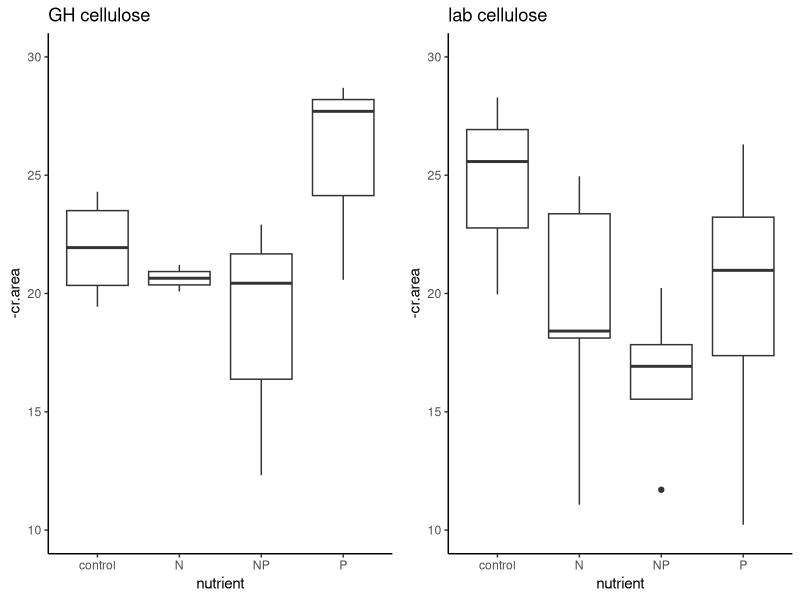
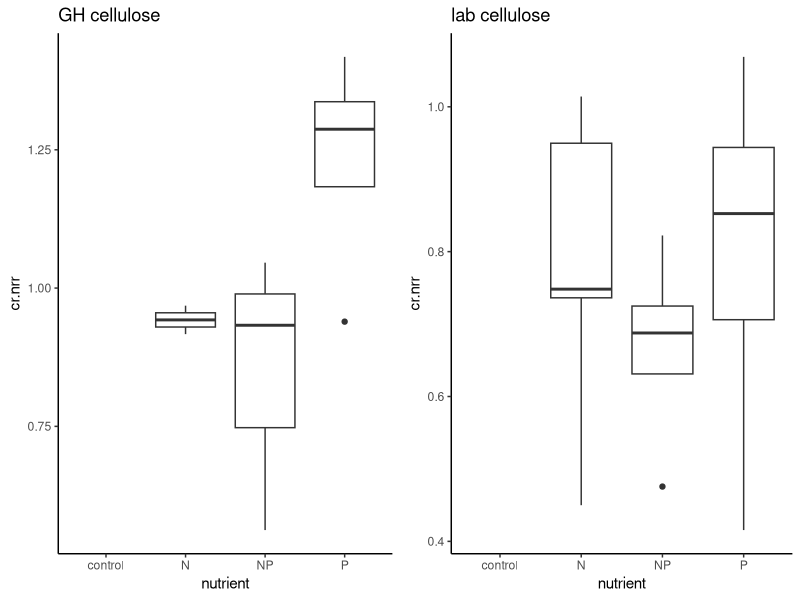
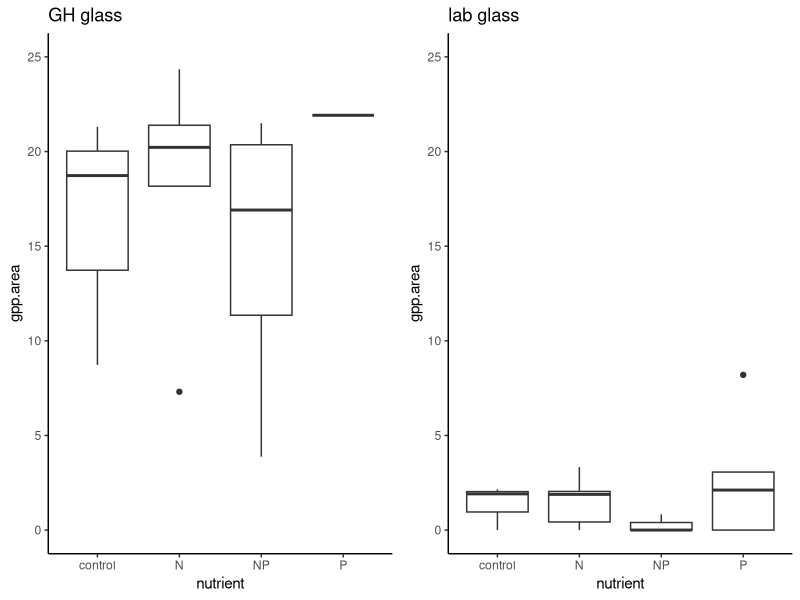
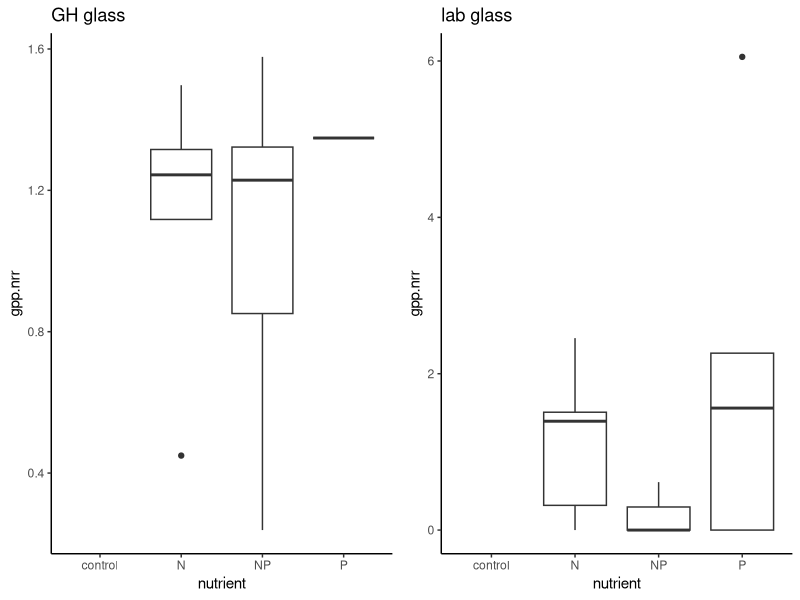
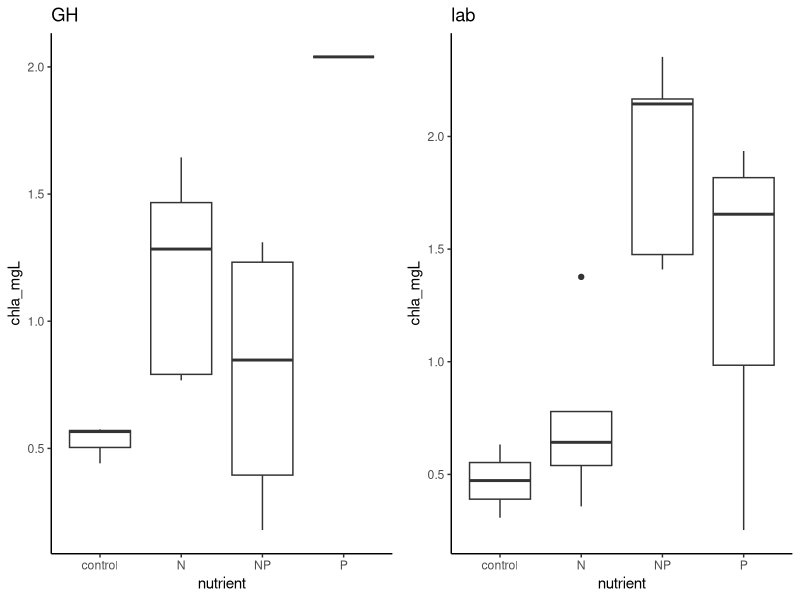
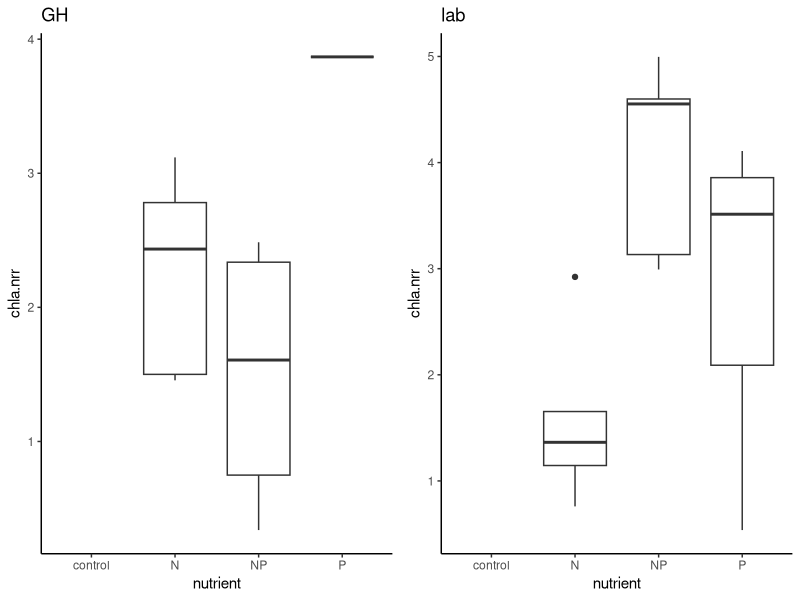
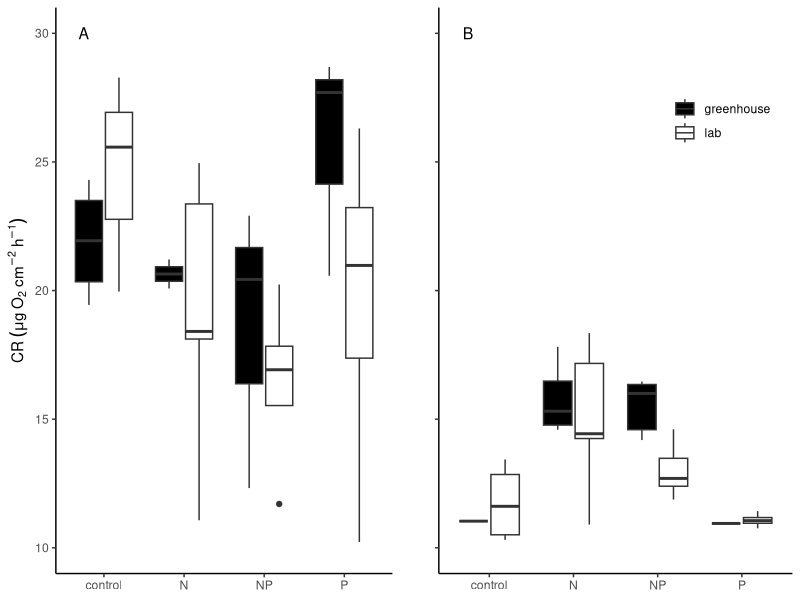
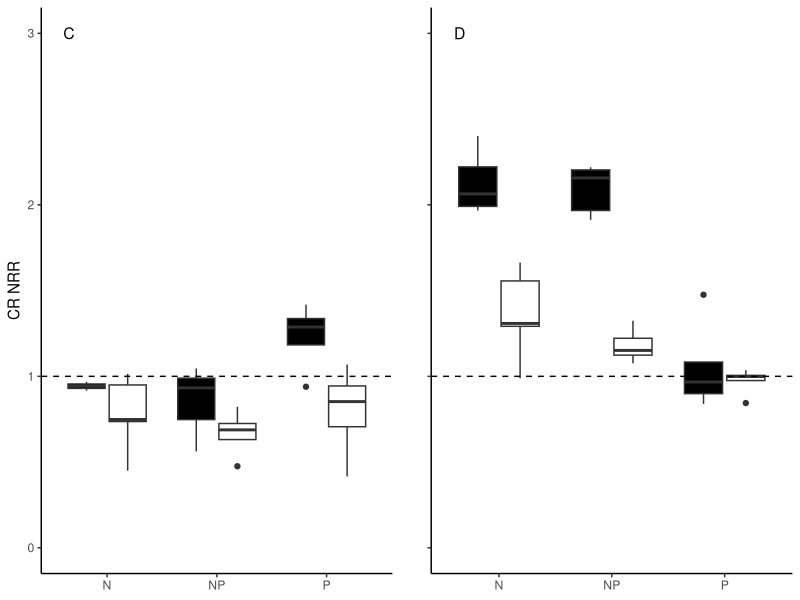

Generate these figures, in order, with R:
#script to analyze the greenhouse vs. lab comparison of nutrient limitation. 
#first, determine nutrient limitation within substrate type and incubation location. 
#then, compare among locations

#install packages
install.packages("dplyr")
install.packages("ggplot2")
install.packages("gridExtra")

#packages
library(nlme)
library(dplyr)
library(ggplot2)
library(gridExtra)

#Load data
gh_lab <- read.csv("GH_lab_Columbia.csv")
cwu_lab <- read.csv("Ganges_Lab.csv")
cwu_gh <- read.csv("Ganges_GH.csv")

comb <- read.csv("GH_lab_combined.csv") # analyze columbia and ditch together

#convert N and P values (0 or 1 for absence or presence) to factors
gh_lab$N <- as.factor(gh_lab$N)
gh_lab$P <- as.factor(gh_lab$P)

comb$N <- as.factor(comb$N)
comb$P <- as.factor(comb$P)


#subset data into gpp and cr response
gh <- subset(gh_lab, incubation=="GH", data=gh_lab)
lab <- subset(gh_lab, incubation =="lab", data=gh_lab)

comb_gpp <- subset(comb, top == "glass", data=comb)
comb_cr <- subset(comb, top == "cellulose", data=comb)

############################################################
#plots!
GH_CR<-ggplot(data=subset(gh, top=="cellulose"), aes(x=nutrient, y = -cr.area))+geom_boxplot()+theme_classic()+
  ggtitle("GH cellulose")+ylim(10,30)
lab_CR<-ggplot(data=subset(lab, top=="cellulose"), aes(x=nutrient, y = -cr.area))+geom_boxplot()+theme_classic()+
  ggtitle("lab cellulose")+ylim(10,30)
grid.arrange(GH_CR, lab_CR, ncol=2)

GH_CR.NRR<-ggplot(data=subset(gh, top=="cellulose"), aes(x=nutrient, y = cr.nrr))+geom_boxplot()+theme_classic()+
  ggtitle("GH cellulose")
lab_CR.NRR<-ggplot(data=subset(lab, top=="cellulose"), aes(x=nutrient, y =cr.nrr))+geom_boxplot()+theme_classic()+
  ggtitle("lab cellulose")
grid.arrange(GH_CR.NRR, lab_CR.NRR, ncol=2)

GH_GPP<-ggplot(data=subset(gh, top=="glass"), aes(x=nutrient, y = gpp.area))+geom_boxplot()+theme_classic()+
  ggtitle("GH glass")+ylim(0,25)
lab_GPP<-ggplot(data=subset(lab, top=="glass"), aes(x=nutrient, y = gpp.area))+geom_boxplot()+theme_classic()+
  ggtitle("lab glass")+ylim(0,25)
grid.arrange(GH_GPP, lab_GPP, ncol=2)

GH_GPP.NRR<-ggplot(data=subset(gh, top=="glass"), aes(x=nutrient, y = gpp.nrr))+geom_boxplot()+theme_classic()+
  ggtitle("GH glass")
lab_GPP.NRR<-ggplot(data=subset(lab, top=="glass"), aes(x=nutrient, y =gpp.nrr))+geom_boxplot()+theme_classic()+
  ggtitle("lab glass")
grid.arrange(GH_GPP.NRR, lab_GPP.NRR, ncol=2)

GH_chla<-ggplot(data=gh, aes(x=nutrient, y=chla_mgL))+geom_boxplot()+theme_classic()+
  ggtitle("GH")
lab_chla<-ggplot(data=lab, aes(x=nutrient, y=chla_mgL))+geom_boxplot()+theme_classic()+
  ggtitle("lab")
grid.arrange(GH_chla, lab_chla, ncol=2)

GH_chla.NRR<-ggplot(data=gh, aes(x=nutrient, y = chla.nrr))+geom_boxplot()+theme_classic()+
  ggtitle("GH")
lab_chla.NRR<-ggplot(data=lab, aes(x=nutrient, y =chla.nrr))+geom_boxplot()+theme_classic()+
  ggtitle("lab")
grid.arrange(GH_chla.NRR, lab_chla.NRR, ncol=2)

#combined CR figure for revision
columbia_cr <- ggplot(data = subset(comb_cr, location == "columbia"), aes(x = nutrient, y = -cr.area, fill = incubation)) +
  geom_boxplot() +
  theme_classic() +
  scale_fill_manual(name="Incubation", values=c("black", "white")) +
#  ggtitle("Columbia") + #delete title for final figure
  ylim(10,30) +
  ylab(expression(CR~(mu*g~O[2]~cm^{-2}~h^{-1}))) +
  theme(legend.position = "none",
        axis.title.x=element_blank()) +
  annotate("text", x=0.75, y=30, label="A", size=4)

ditch_cr <- ggplot(data = subset(comb_cr, location == "ditch"), aes(x = nutrient, y = -cr.area, fill = incubation)) +
  geom_boxplot() +
  theme_classic() +
  scale_fill_manual(labels = c("greenhouse", "lab"), values=c("black", "white")) +
  #  ggtitle("Ditch") + #delete title for final figure
  ylim(10,30) +
  theme(axis.text.y=element_blank(),
        axis.title.y=element_blank(),
        axis.title.x=element_blank(),
        legend.position = c(0.8, 0.8),
        legend.title = element_blank()) + 
  annotate("text", x=0.75, y=30, label="B", size=4)


gA <- ggplotGrob(columbia_cr)  # set up figure
gB <- ggplotGrob(ditch_cr)  # set up figure

maxWidth = grid::unit.pmax(gA$widths[2:5], gB$widths[2:5])  # set up figure

gA$widths[2:5] <- as.list(maxWidth)  # set up figure
gB$widths[2:5] <- as.list(maxWidth)  # set up figure

grid.arrange(gA, gB, ncol=2)

#combined CR-NRR figure for revision
columbia_crnrr <- ggplot(data = subset(comb_cr, location == "columbia"), aes(x = nutrient, y = cr.nrr, fill = incubation)) +
  geom_boxplot() +
  theme_classic() +
  scale_fill_manual(name="Incubation", values=c("black", "white")) +
#  ggtitle("Columbia") + #delete title for final figure
  ylim(0,3) +
  ylab(expression(CR~NRR)) +
  theme(legend.position = "none",
        axis.title.x=element_blank()) +
  scale_x_discrete(limit = c("N", "NP", "P")) +
  geom_hline(yintercept = 1, lty = 2) +
  annotate("text", x=0.65, y=3, label="C", size=4)

ditch_crnrr <- ggplot(data = subset(comb_cr, location == "ditch"), aes(x = nutrient, y = cr.nrr, fill = incubation)) +
  geom_boxplot() +
  theme_classic() +
  scale_fill_manual(name="Incubation", values=c("black", "white")) +
#  ggtitle("Ditch") + #delete title for final figure
  ylim(0,3) +
  theme(legend.position = "none",
        axis.text.y=element_blank(),
        axis.title.y=element_blank(),
        axis.title.x=element_blank()) +
  scale_x_discrete(limit = c("N", "NP", "P")) +
  geom_hline(yintercept = 1, lty = 2) +
  annotate("text", x=0.65, y=3, label="D", size=4)


gC <- ggplotGrob(columbia_crnrr)  # set up figure
gD <- ggplotGrob(ditch_crnrr)  # set up figure

maxWidth = grid::unit.pmax(gC$widths[2:5], gD$widths[2:5])  # set up figure

gC$widths[2:5] <- as.list(maxWidth)  # set up figure
gD$widths[2:5] <- as.list(maxWidth)  # set up figure

grid.arrange(gC, gD, ncol=2)

#4 panel plot of CR and CR.nrr for revision

gA <- ggplotGrob(columbia_cr)  # set up figure
gB <- ggplotGrob(ditch_cr)  # set up figure
gC <- ggplotGrob(columbia_crnrr)  # set up figure
gD <- ggplotGrob(ditch_crnrr)  # set up figure

maxWidth = grid::unit.pmax(gA$widths[2:5], gB$widths[2:5], gC$widths[2:5], gD$widths[2:5])  # set up figure

gA$widths[2:5] <- as.list(maxWidth)  # set up figure
gB$widths[2:5] <- as.list(maxWidth)  # set up figure
gC$widths[2:5] <- as.list(maxWidth)
gD$widths[2:5] <- as.list(maxWidth)

grid.arrange(gA, gB, gC, gD, ncol=2, nrow=2)


#combined GPP figure for revision--not needed bc we don't report gpp
#columbia_gpp <- ggplot(data = subset(comb_gpp, location == "columbia"), aes(x = nutrient, y = gpp.area, fill = incubation)) +
#  geom_boxplot() +
#  theme_classic() +
#  scale_fill_manual(name="Incubation", values=c("black", "white")) +
#  ggtitle("Columbia") + #delete title for final figure
#  ylim(0,30) +
#  ylab(expression(GPP~(mg~O2~cm^{2}~h^{-1}))) +
#  theme(legend.position = "none",
#        axis.title.x=element_blank()) +
#  annotate("text", x=1, y=30, label="A", size=4)
#
#ditch_gpp <- ggplot(data = subset(comb_cr, location == "ditch"), aes(x = nutrient, y = gpp.area, fill = incubation)) +
#  geom_boxplot() +
#  theme_classic() +
#  scale_fill_manual(name="Incubation", values=c("black", "white")) +
#  ggtitle("Ditch") + #delete title for final figure
#  ylim(0,30) +
#  theme(axis.text.y=element_blank(),
#        axis.title.y=element_blank(),
#        axis.title.x=element_blank(),
#        legend.position = c(0.7, 0.9)) +
#  annotate("text", x=1, y=30, label="B", size=4)
#
#gA <- ggplotGrob(columbia_gpp)  # set up figure
#gB <- ggplotGrob(ditch_gpp)  # set up figure
#
#maxWidth = grid::unit.pmax(gA$widths[2:5], gB$widths[2:5])  # set up figure
#
#gA$widths[2:5] <- as.list(maxWidth)  # set up figure
#gB$widths[2:5] <- as.list(maxWidth)  # set up figure
#
#grid.arrange(gA, gB, ncol=2)





#analyze CR data
M1<-aov(cr.area~N*P, data=subset(gh, top=="cellulose"))
summary(M1)
M2<-aov(cr.area~N*P, data=subset(lab, top=="cellulose"))
summary(M2)
M3<-aov(cr.nrr~nutrient, data=subset(gh, top =="cellulose"))
summary(M3) #p = 0.11
M4<-aov(cr.nrr~nutrient, data=subset(lab, top =="cellulose"))
summary(M4)#p = 0.674

#analyze gpp data
M1<-aov(gpp.area~N*P, data=subset(gh, top =="glass"))
summary(M1)
M2<-aov(gpp.area~N*P, data=subset(lab, top =="glass"))
summary(M2)
M3<-aov(gpp.nrr~nutrient, data=subset(gh, top =="glass"))
summary(M3) 
M4<-aov(gpp.nrr~nutrient, data=subset(lab, top =="glass"))
summary(M4)

#analyze chla data
M1<-aov(chla_mgL~N*P, data=subset(gh, top =="glass"))
summary(M1)
M2<-aov(chla_mgL~N*P, data=subset(lab, top =="glass"))
summary(M2)
M3<-aov(chla.nrr~nutrient, data=gh)
summary(M3) 
TukeyHSD(M3)
M4<-aov(chla.nrr~nutrient, data=lab)
summary(M4)
TukeyHSD(M4)

#analyze COMBINED CR data 
columbia = subset(comb_gpp, location == "columbia")

M1 <- aov(cr.area ~ N*P, data = subset(columbia, incubation == "GH"))
summary(M1)
#no limitation

M2 <- aov(cr.area ~ N*P, data = subset(columbia, incubation == "lab"))
summary(M2)
#N*P interaction term is significant bc it is lower, but interpretation is no limitation

M3 <- aov(cr.nrr ~ nutrient, data = subset(columbia, incubation == "GH"))
summary(M3)
#not different from each other

M4 <- aov(cr.nrr ~ nutrient, data = subset(columbia, incubation == "lab"))
summary(M4)
#not different from each other

ditch = subset(comb_cr, location == "ditch")

M5 <- aov(cr.area ~ N*P, data = subset(ditch, incubation == "GH"))
summary(M5)
#N limitation

M6 <- aov(cr.area ~ N*P, data = subset(ditch, incubation == "lab"))
summary(M6)
#N limitation

M7 <- aov(cr.nrr ~ nutrient, data = subset(ditch, incubation == "GH"))
summary(M7)
TukeyHSD(M7)
#N limitation

M8 <- aov(cr.nrr ~ nutrient, data = subset(ditch, incubation == "lab"))
summary(M8)
TukeyHSD(M8)
#N limitation

#analyze COMBINED GPP data
columbia = subset(comb_gpp, location == "columbia")

M1 <- aov(gpp.area ~ N*P, data = subset(columbia, incubation == "GH"))
summary(M1)
#no limitation

M2 <- aov(gpp.area ~ N*P, data = subset(columbia, incubation == "lab"))
summary(M2)
#no limitation

ditch = subset(comb_gpp, location == "ditch")
M3 <- aov(gpp.area ~ N*P, data = subset(ditch, incubation == "GH"))
summary(M3)
#no limitation

M4 <- aov(gpp.area ~ N*P, data = subset(ditch, incubation == "lab"))
summary(M4)
#no limitation











